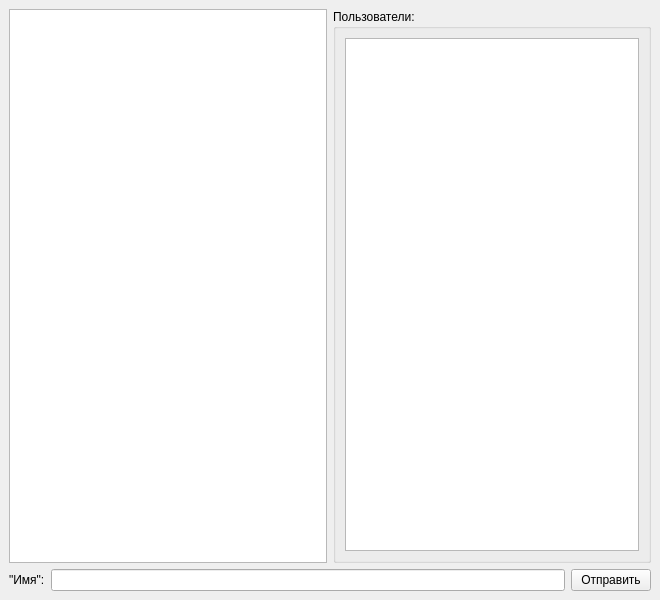
<?xml version="1.0" encoding="UTF-8"?>
<ui version="4.0">
 <class>MainWindow</class>
 <widget class="QMainWindow" name="MainWindow">
  <property name="geometry">
   <rect>
    <x>0</x>
    <y>0</y>
    <width>660</width>
    <height>600</height>
   </rect>
  </property>
  <property name="windowTitle">
   <string>MainWindow</string>
  </property>
  <widget class="QWidget" name="centralwidget">
   <layout class="QGridLayout" name="gridLayout_2">
    <item row="0" column="1">
     <layout class="QGridLayout" name="gridLayout">
      <item row="0" column="1">
       <widget class="QGroupBox" name="grbUsers">
        <property name="enabled">
         <bool>true</bool>
        </property>
        <property name="title">
         <string>Пользователи:</string>
        </property>
        <layout class="QGridLayout" name="gridLayout_4">
         <item row="0" column="2">
          <widget class="QListWidget" name="lstUsers"/>
         </item>
        </layout>
       </widget>
      </item>
      <item row="0" column="0">
       <widget class="QListWidget" name="lstMes"/>
      </item>
     </layout>
    </item>
    <item row="1" column="1">
     <layout class="QGridLayout" name="gridLayout_3">
      <item row="0" column="0">
       <widget class="QLabel" name="lblName">
        <property name="text">
         <string>&quot;Имя&quot;:</string>
        </property>
       </widget>
      </item>
      <item row="0" column="1">
       <widget class="QLineEdit" name="lneUserText"/>
      </item>
      <item row="0" column="2">
       <widget class="QPushButton" name="btnSendText">
        <property name="text">
         <string>Отправить</string>
        </property>
       </widget>
      </item>
     </layout>
    </item>
   </layout>
  </widget>
 </widget>
 <resources/>
 <connections/>
</ui>
